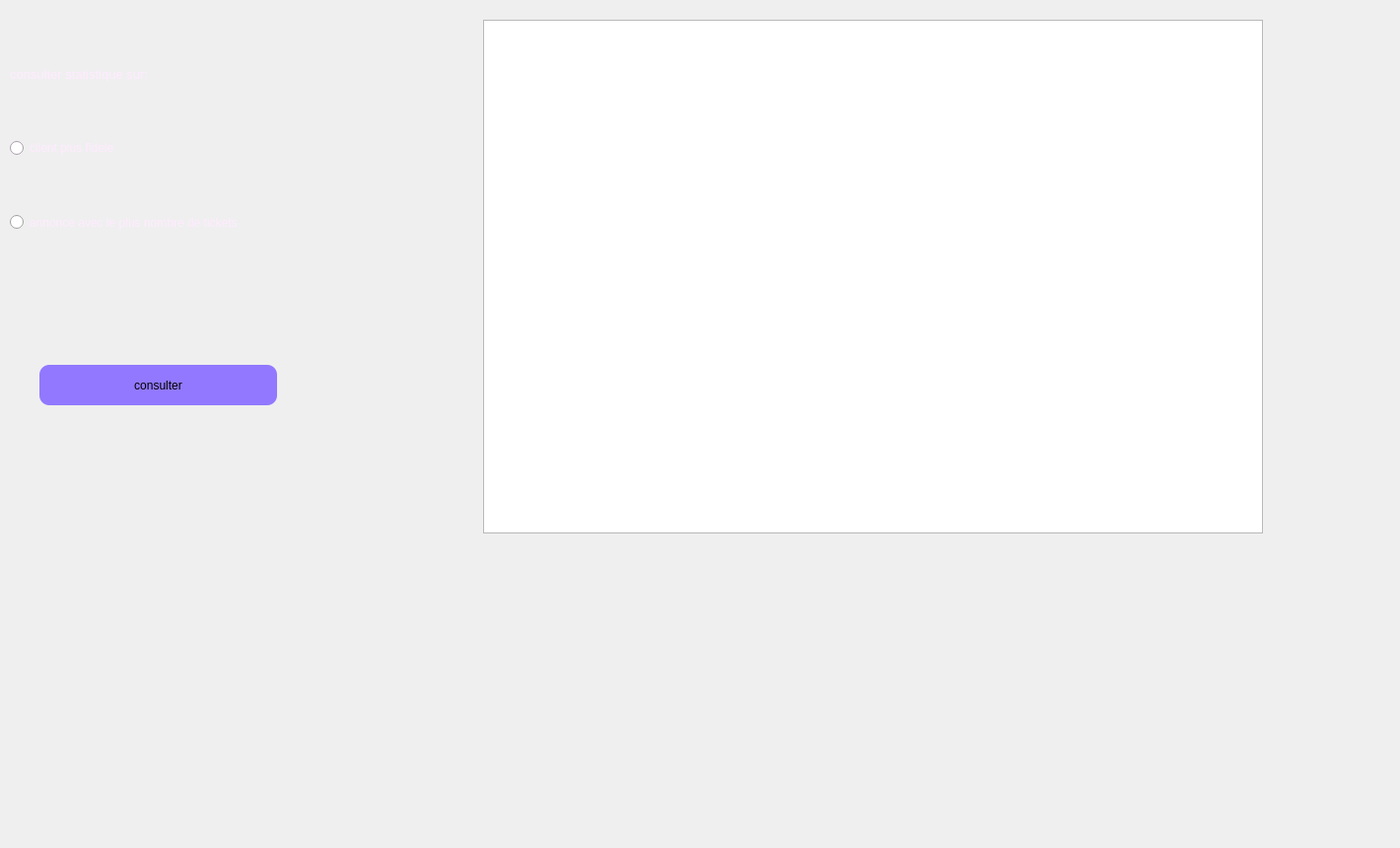
     <widget class="QWidget" name="tab_15">
      <attribute name="title">
       <string>consulter statistique</string>
      </attribute>
      <widget class="QLabel" name="label_48">
       <property name="geometry">
        <rect>
         <x>0</x>
         <y>0</y>
         <width>1411</width>
         <height>851</height>
        </rect>
       </property>
       <property name="text">
        <string/>
       </property>
       <property name="pixmap">
        <pixmap>../images/bg.v1.jpg</pixmap>
       </property>
      </widget>
      <widget class="QLabel" name="label_60">
       <property name="geometry">
        <rect>
         <x>10</x>
         <y>55</y>
         <width>351</width>
         <height>41</height>
        </rect>
       </property>
       <property name="palette">
        <palette>
         <active>
          <colorrole role="WindowText">
           <brush brushstyle="SolidPattern">
            <color alpha="255">
             <red>255</red>
             <green>235</green>
             <blue>255</blue>
            </color>
           </brush>
          </colorrole>
         </active>
         <inactive>
          <colorrole role="WindowText">
           <brush brushstyle="SolidPattern">
            <color alpha="255">
             <red>255</red>
             <green>235</green>
             <blue>255</blue>
            </color>
           </brush>
          </colorrole>
         </inactive>
         <disabled>
          <colorrole role="WindowText">
           <brush brushstyle="SolidPattern">
            <color alpha="255">
             <red>120</red>
             <green>120</green>
             <blue>120</blue>
            </color>
           </brush>
          </colorrole>
         </disabled>
        </palette>
       </property>
       <property name="text">
        <string>&lt;html&gt;&lt;head/&gt;&lt;body&gt;&lt;p&gt;&lt;span style=&quot; font-size:10pt;&quot;&gt;consulter statistique sur:&lt;/span&gt;&lt;/p&gt;&lt;/body&gt;&lt;/html&gt;</string>
       </property>
      </widget>
      <widget class="QRadioButton" name="clientstat">
       <property name="geometry">
        <rect>
         <x>10</x>
         <y>140</y>
         <width>171</width>
         <height>20</height>
        </rect>
       </property>
       <property name="palette">
        <palette>
         <active>
          <colorrole role="WindowText">
           <brush brushstyle="SolidPattern">
            <color alpha="255">
             <red>255</red>
             <green>235</green>
             <blue>255</blue>
            </color>
           </brush>
          </colorrole>
          <colorrole role="Button">
           <brush brushstyle="SolidPattern">
            <color alpha="255">
             <red>255</red>
             <green>235</green>
             <blue>255</blue>
            </color>
           </brush>
          </colorrole>
          <colorrole role="Light">
           <brush brushstyle="SolidPattern">
            <color alpha="255">
             <red>255</red>
             <green>255</green>
             <blue>255</blue>
            </color>
           </brush>
          </colorrole>
          <colorrole role="Midlight">
           <brush brushstyle="SolidPattern">
            <color alpha="255">
             <red>255</red>
             <green>245</green>
             <blue>255</blue>
            </color>
           </brush>
          </colorrole>
          <colorrole role="Dark">
           <brush brushstyle="SolidPattern">
            <color alpha="255">
             <red>127</red>
             <green>117</green>
             <blue>127</blue>
            </color>
           </brush>
          </colorrole>
          <colorrole role="Mid">
           <brush brushstyle="SolidPattern">
            <color alpha="255">
             <red>170</red>
             <green>157</green>
             <blue>170</blue>
            </color>
           </brush>
          </colorrole>
          <colorrole role="Text">
           <brush brushstyle="SolidPattern">
            <color alpha="255">
             <red>0</red>
             <green>0</green>
             <blue>0</blue>
            </color>
           </brush>
          </colorrole>
          <colorrole role="BrightText">
           <brush brushstyle="SolidPattern">
            <color alpha="255">
             <red>255</red>
             <green>255</green>
             <blue>255</blue>
            </color>
           </brush>
          </colorrole>
          <colorrole role="ButtonText">
           <brush brushstyle="SolidPattern">
            <color alpha="255">
             <red>0</red>
             <green>0</green>
             <blue>0</blue>
            </color>
           </brush>
          </colorrole>
          <colorrole role="Base">
           <brush brushstyle="SolidPattern">
            <color alpha="255">
             <red>255</red>
             <green>255</green>
             <blue>255</blue>
            </color>
           </brush>
          </colorrole>
          <colorrole role="Window">
           <brush brushstyle="SolidPattern">
            <color alpha="255">
             <red>255</red>
             <green>235</green>
             <blue>255</blue>
            </color>
           </brush>
          </colorrole>
          <colorrole role="Shadow">
           <brush brushstyle="SolidPattern">
            <color alpha="255">
             <red>0</red>
             <green>0</green>
             <blue>0</blue>
            </color>
           </brush>
          </colorrole>
          <colorrole role="AlternateBase">
           <brush brushstyle="SolidPattern">
            <color alpha="255">
             <red>255</red>
             <green>245</green>
             <blue>255</blue>
            </color>
           </brush>
          </colorrole>
          <colorrole role="ToolTipBase">
           <brush brushstyle="SolidPattern">
            <color alpha="255">
             <red>255</red>
             <green>255</green>
             <blue>220</blue>
            </color>
           </brush>
          </colorrole>
          <colorrole role="ToolTipText">
           <brush brushstyle="SolidPattern">
            <color alpha="255">
             <red>0</red>
             <green>0</green>
             <blue>0</blue>
            </color>
           </brush>
          </colorrole>
          <colorrole role="PlaceholderText">
           <brush brushstyle="SolidPattern">
            <color alpha="128">
             <red>0</red>
             <green>0</green>
             <blue>0</blue>
            </color>
           </brush>
          </colorrole>
         </active>
         <inactive>
          <colorrole role="WindowText">
           <brush brushstyle="SolidPattern">
            <color alpha="255">
             <red>255</red>
             <green>235</green>
             <blue>255</blue>
            </color>
           </brush>
          </colorrole>
          <colorrole role="Button">
           <brush brushstyle="SolidPattern">
            <color alpha="255">
             <red>255</red>
             <green>235</green>
             <blue>255</blue>
            </color>
           </brush>
          </colorrole>
          <colorrole role="Light">
           <brush brushstyle="SolidPattern">
            <color alpha="255">
             <red>255</red>
             <green>255</green>
             <blue>255</blue>
            </color>
           </brush>
          </colorrole>
          <colorrole role="Midlight">
           <brush brushstyle="SolidPattern">
            <color alpha="255">
             <red>255</red>
             <green>245</green>
             <blue>255</blue>
            </color>
           </brush>
          </colorrole>
          <colorrole role="Dark">
           <brush brushstyle="SolidPattern">
            <color alpha="255">
             <red>127</red>
             <green>117</green>
             <blue>127</blue>
            </color>
           </brush>
          </colorrole>
          <colorrole role="Mid">
           <brush brushstyle="SolidPattern">
            <color alpha="255">
             <red>170</red>
             <green>157</green>
             <blue>170</blue>
            </color>
           </brush>
          </colorrole>
          <colorrole role="Text">
           <brush brushstyle="SolidPattern">
            <color alpha="255">
             <red>0</red>
             <green>0</green>
             <blue>0</blue>
            </color>
           </brush>
          </colorrole>
          <colorrole role="BrightText">
           <brush brushstyle="SolidPattern">
            <color alpha="255">
             <red>255</red>
             <green>255</green>
             <blue>255</blue>
            </color>
           </brush>
          </colorrole>
          <colorrole role="ButtonText">
           <brush brushstyle="SolidPattern">
            <color alpha="255">
             <red>0</red>
             <green>0</green>
             <blue>0</blue>
            </color>
           </brush>
          </colorrole>
          <colorrole role="Base">
           <brush brushstyle="SolidPattern">
            <color alpha="255">
             <red>255</red>
             <green>255</green>
             <blue>255</blue>
            </color>
           </brush>
          </colorrole>
          <colorrole role="Window">
           <brush brushstyle="SolidPattern">
            <color alpha="255">
             <red>255</red>
             <green>235</green>
             <blue>255</blue>
            </color>
           </brush>
          </colorrole>
          <colorrole role="Shadow">
           <brush brushstyle="SolidPattern">
            <color alpha="255">
             <red>0</red>
             <green>0</green>
             <blue>0</blue>
            </color>
           </brush>
          </colorrole>
          <colorrole role="AlternateBase">
           <brush brushstyle="SolidPattern">
            <color alpha="255">
             <red>255</red>
             <green>245</green>
             <blue>255</blue>
            </color>
           </brush>
          </colorrole>
          <colorrole role="ToolTipBase">
           <brush brushstyle="SolidPattern">
            <color alpha="255">
             <red>255</red>
             <green>255</green>
             <blue>220</blue>
            </color>
           </brush>
          </colorrole>
          <colorrole role="ToolTipText">
           <brush brushstyle="SolidPattern">
            <color alpha="255">
             <red>0</red>
             <green>0</green>
             <blue>0</blue>
            </color>
           </brush>
          </colorrole>
          <colorrole role="PlaceholderText">
           <brush brushstyle="SolidPattern">
            <color alpha="128">
             <red>0</red>
             <green>0</green>
             <blue>0</blue>
            </color>
           </brush>
          </colorrole>
         </inactive>
         <disabled>
          <colorrole role="WindowText">
           <brush brushstyle="SolidPattern">
            <color alpha="255">
             <red>127</red>
             <green>117</green>
             <blue>127</blue>
            </color>
           </brush>
          </colorrole>
          <colorrole role="Button">
           <brush brushstyle="SolidPattern">
            <color alpha="255">
             <red>255</red>
             <green>235</green>
             <blue>255</blue>
            </color>
           </brush>
          </colorrole>
          <colorrole role="Light">
           <brush brushstyle="SolidPattern">
            <color alpha="255">
             <red>255</red>
             <green>255</green>
             <blue>255</blue>
            </color>
           </brush>
          </colorrole>
          <colorrole role="Midlight">
           <brush brushstyle="SolidPattern">
            <color alpha="255">
             <red>255</red>
             <green>245</green>
             <blue>255</blue>
            </color>
           </brush>
          </colorrole>
          <colorrole role="Dark">
           <brush brushstyle="SolidPattern">
            <color alpha="255">
             <red>127</red>
             <green>117</green>
             <blue>127</blue>
            </color>
           </brush>
          </colorrole>
          <colorrole role="Mid">
           <brush brushstyle="SolidPattern">
            <color alpha="255">
             <red>170</red>
             <green>157</green>
             <blue>170</blue>
            </color>
           </brush>
          </colorrole>
          <colorrole role="Text">
           <brush brushstyle="SolidPattern">
            <color alpha="255">
             <red>127</red>
             <green>117</green>
             <blue>127</blue>
            </color>
           </brush>
          </colorrole>
          <colorrole role="BrightText">
           <brush brushstyle="SolidPattern">
            <color alpha="255">
             <red>255</red>
             <green>255</green>
             <blue>255</blue>
            </color>
           </brush>
          </colorrole>
          <colorrole role="ButtonText">
           <brush brushstyle="SolidPattern">
            <color alpha="255">
             <red>127</red>
             <green>117</green>
             <blue>127</blue>
            </color>
           </brush>
          </colorrole>
          <colorrole role="Base">
           <brush brushstyle="SolidPattern">
            <color alpha="255">
             <red>255</red>
             <green>235</green>
             <blue>255</blue>
            </color>
           </brush>
          </colorrole>
          <colorrole role="Window">
           <brush brushstyle="SolidPattern">
            <color alpha="255">
             <red>255</red>
             <green>235</green>
             <blue>255</blue>
            </color>
           </brush>
          </colorrole>
          <colorrole role="Shadow">
           <brush brushstyle="SolidPattern">
            <color alpha="255">
             <red>0</red>
             <green>0</green>
             <blue>0</blue>
            </color>
           </brush>
          </colorrole>
          <colorrole role="AlternateBase">
           <brush brushstyle="SolidPattern">
            <color alpha="255">
             <red>255</red>
             <green>235</green>
             <blue>255</blue>
            </color>
           </brush>
          </colorrole>
          <colorrole role="ToolTipBase">
           <brush brushstyle="SolidPattern">
            <color alpha="255">
             <red>255</red>
             <green>255</green>
             <blue>220</blue>
            </color>
           </brush>
          </colorrole>
          <colorrole role="ToolTipText">
           <brush brushstyle="SolidPattern">
            <color alpha="255">
             <red>0</red>
             <green>0</green>
             <blue>0</blue>
            </color>
           </brush>
          </colorrole>
          <colorrole role="PlaceholderText">
           <brush brushstyle="SolidPattern">
            <color alpha="128">
             <red>0</red>
             <green>0</green>
             <blue>0</blue>
            </color>
           </brush>
          </colorrole>
         </disabled>
        </palette>
       </property>
       <property name="text">
        <string>client plus fidele</string>
       </property>
      </widget>
      <widget class="QRadioButton" name="annoncestat">
       <property name="geometry">
        <rect>
         <x>10</x>
         <y>210</y>
         <width>441</width>
         <height>31</height>
        </rect>
       </property>
       <property name="palette">
        <palette>
         <active>
          <colorrole role="WindowText">
           <brush brushstyle="SolidPattern">
            <color alpha="255">
             <red>255</red>
             <green>235</green>
             <blue>255</blue>
            </color>
           </brush>
          </colorrole>
         </active>
         <inactive>
          <colorrole role="WindowText">
           <brush brushstyle="SolidPattern">
            <color alpha="255">
             <red>255</red>
             <green>235</green>
             <blue>255</blue>
            </color>
           </brush>
          </colorrole>
         </inactive>
         <disabled>
          <colorrole role="WindowText">
           <brush brushstyle="SolidPattern">
            <color alpha="255">
             <red>120</red>
             <green>120</green>
             <blue>120</blue>
            </color>
           </brush>
          </colorrole>
         </disabled>
        </palette>
       </property>
       <property name="text">
        <string>annonce avec le plus nombre de tickets</string>
       </property>
      </widget>
      <widget class="QTableView" name="tabstattic">
       <property name="geometry">
        <rect>
         <x>490</x>
         <y>20</y>
         <width>791</width>
         <height>521</height>
        </rect>
       </property>
      </widget>
      <widget class="QPushButton" name="consulterstattic">
       <property name="geometry">
        <rect>
         <x>40</x>
         <y>370</y>
         <width>241</width>
         <height>41</height>
        </rect>
       </property>
       <property name="cursor">
        <cursorShape>PointingHandCursor</cursorShape>
       </property>
       <property name="styleSheet">
        <string notr="true">background-color: rgb(0, 0, 255);
background-color: rgb(145, 120, 255);
border-radius: 10px;</string>
       </property>
       <property name="text">
        <string>consulter</string>
       </property>
      </widget>
      <widget class="QLabel" name="label_71">
       <property name="geometry">
        <rect>
         <x>0</x>
         <y>0</y>
         <width>1321</width>
         <height>731</height>
        </rect>
       </property>
       <property name="text">
        <string/>
       </property>
       <property name="pixmap">
        <pixmap>../../Downloads/back.png</pixmap>
       </property>
      </widget>
      <zorder>label_71</zorder>
      <zorder>label_48</zorder>
      <zorder>label_60</zorder>
      <zorder>clientstat</zorder>
      <zorder>annoncestat</zorder>
      <zorder>tabstattic</zorder>
      <zorder>consulterstattic</zorder>
     </widget>
